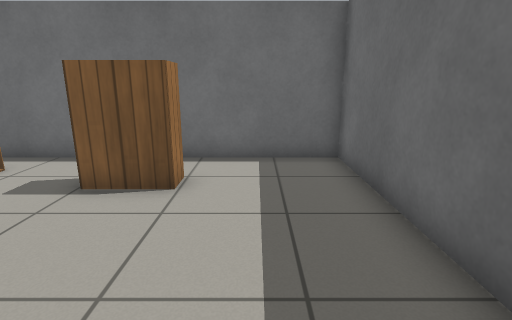
view 1 (above)

17 first-person views from a walk through a Gazebo world. The camera is 1 m above the floor, tilts 14° down and sees 80° across. Floor lines are 1 m apart. The floor is counted in squares, 0.5 m on a side. Each view is taken from the middle of a square. On the plan, view 1 faces up. The plan holds only what a view shows up to about 17 squares ahead; the rest is blank. Gazebo's built-in surfaces are drawn with simple patterns.

view 2
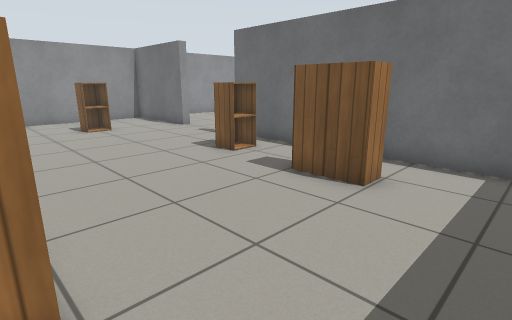

view 3
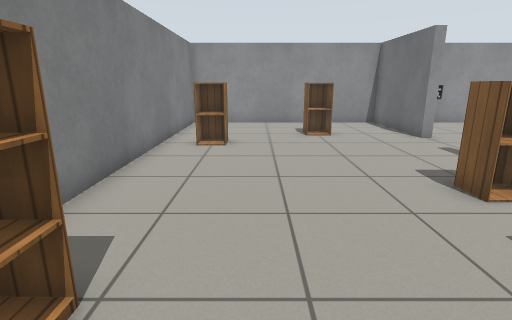

view 4
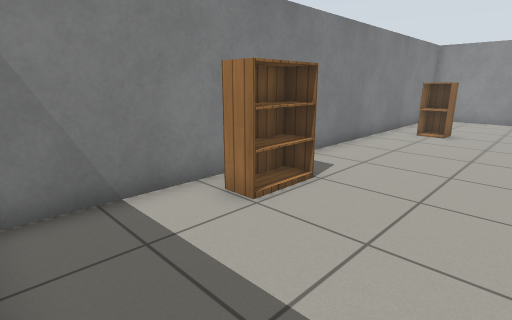

view 5
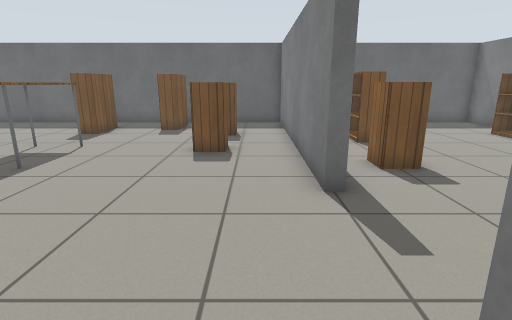

view 6
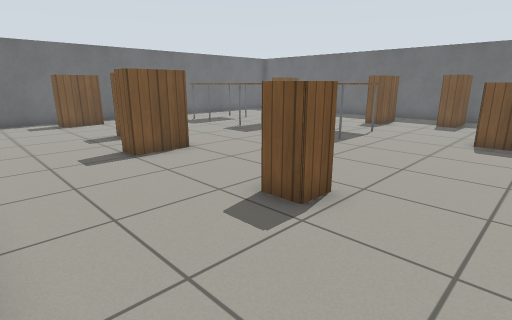

view 7
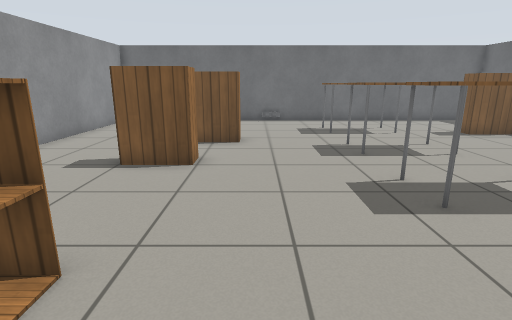

view 8
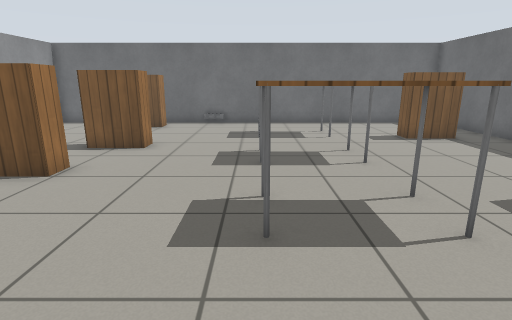

view 9
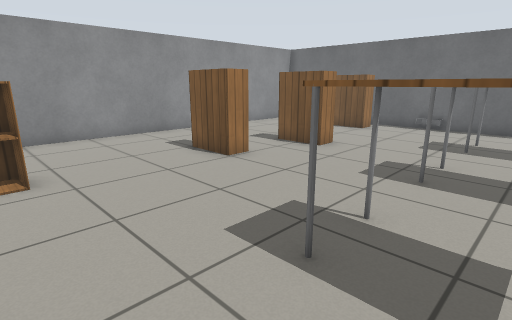

view 10
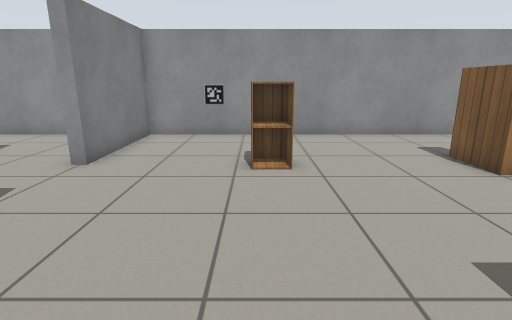

view 11
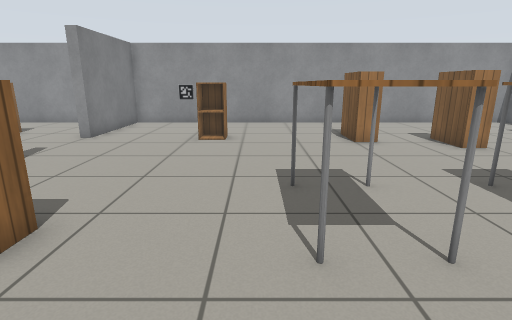

view 12
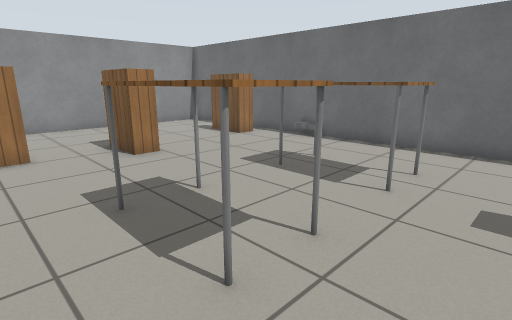

view 13
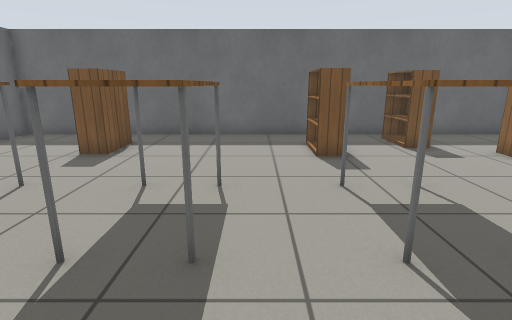

view 14
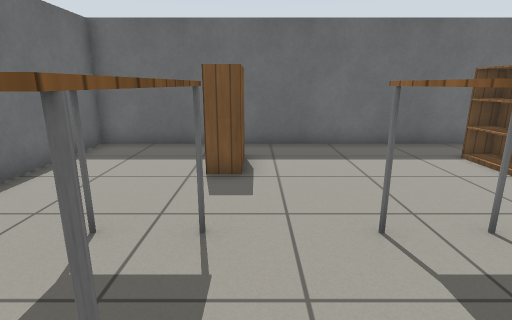

view 15
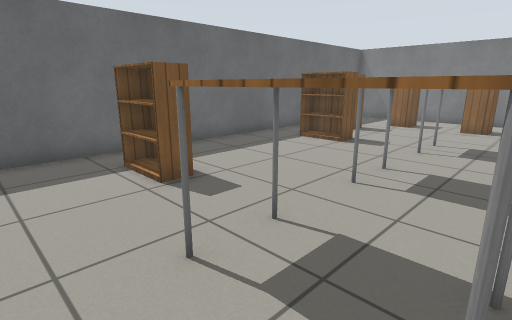

view 16
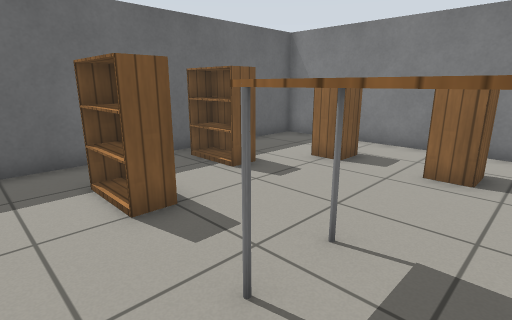

view 17
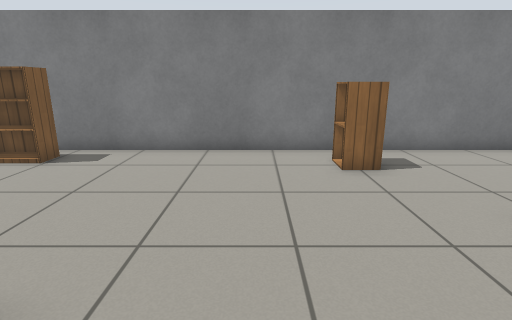

### Floor plan
Points are (right, up) in squares from view 1. A wall is a line through its corners. A room is listed if a view was taken in it or the views show most of it. See-through windows are left out.
Room 1 (views 1, 2, 3, 4, 17)
walls: (-12.5, 8.7) (-12.5, 8.3) (-17.3, 8.3) (-17.3, -1.3) (2.3, -1.3) (2.3, 8.3) (-8.5, 8.3)
ways out: opening at (-10.5, 8) to room 2
objects: cabinet (-14, 4) to (-13, 5); cabinet (-12, 0) to (-11, 1); cabinet (-7, 6) to (-6, 7); bookshelf (-3, 0) to (-2, 0); bookshelf (-3, 6) to (-2, 6)
Room 2 (views 5, 6, 7, 8, 9, 10, 11, 12, 13, 14, 15, 16)
walls: (-8.5, 8.3) (-8.5, 8.7) (2.3, 8.7) (2.3, 28.3) (-17.3, 28.3) (-17.3, 8.7) (-12.5, 8.7)
ways out: opening at (-10.5, 8) to room 1
objects: cabinet (-13, 13) to (-12, 14); bookshelf (-13, 19) to (-12, 19); bookshelf (-13, 27) to (-12, 27); bookshelf (-12, 22) to (-11, 22); other object (-9, 28); table (-7, 16) to (-4, 17); table (-7, 20) to (-4, 21); table (-7, 24) to (-4, 25); cabinet (-5, 11) to (-4, 12); cabinet (-2, 11) to (-1, 12); bookshelf (-1, 17) to (0, 17); bookshelf (-1, 24) to (0, 24); bookshelf (0, 14) to (1, 14)

Positions as (right, up) in squares from view 1, and headings:
1: (0, 0), facing up
2: (1, 0), facing up-left
3: (-1, 2), facing left
4: (2, 4), facing down-left
5: (-14, 10), facing right
6: (-17, 10), facing up-right
7: (-10, 11), facing up
8: (-7, 12), facing up
9: (-5, 13), facing up-left
10: (-5, 13), facing left
11: (-1, 15), facing left
12: (-2, 18), facing up-left
13: (-10, 19), facing right
14: (-8, 23), facing right
15: (-7, 27), facing down-right
16: (-6, 19), facing down-right
17: (-9, 8), facing down
